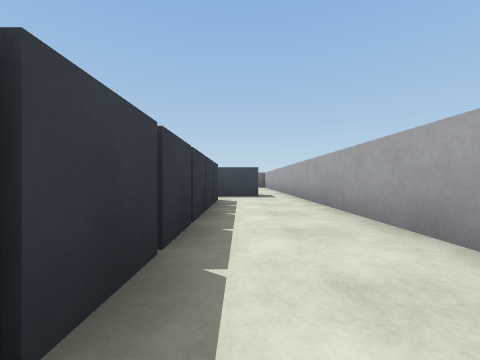
[1] (above)

15 first-person views from a walk through a Webots world. The camera is 0.09 m above the floor, looks level and sees 90° across. The floor is counted in squares, 0.2 m on a side. Each view is taken from the middle of a square. On the plan, view 1 faces up. The plan holds only what a view shows up to about 9 squares ahead; the rest is blank. Robots are left out. Simple shapes and patterns stand in for the simulator's stock objects.

[2]
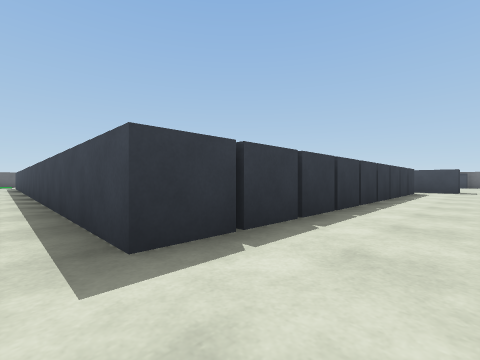

[3]
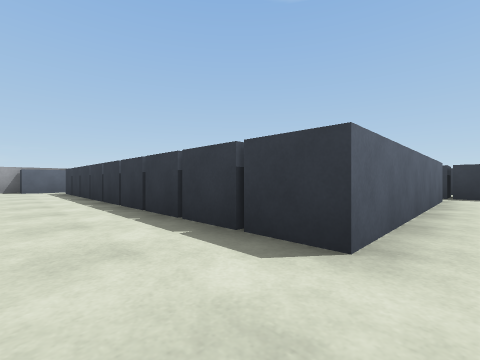

[4]
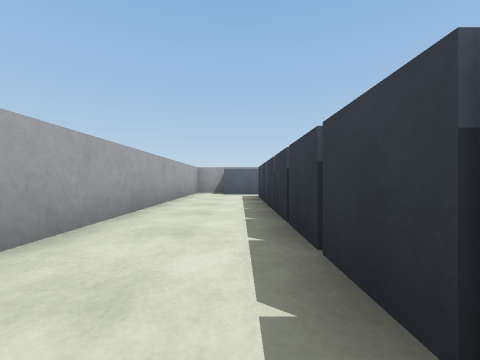

[5]
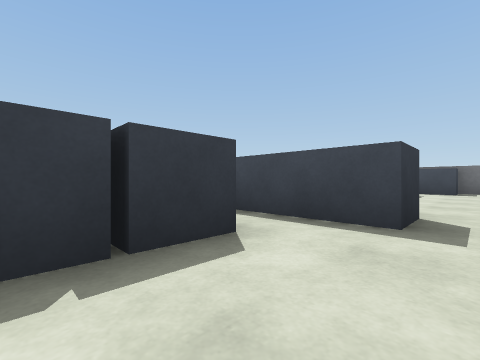

[6]
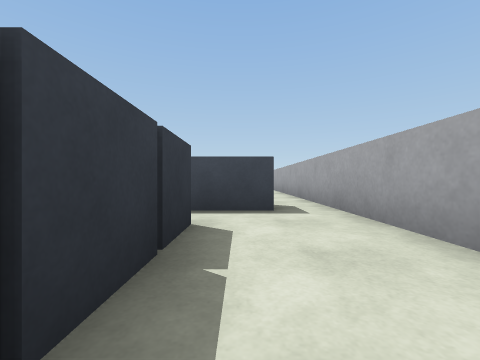

[7]
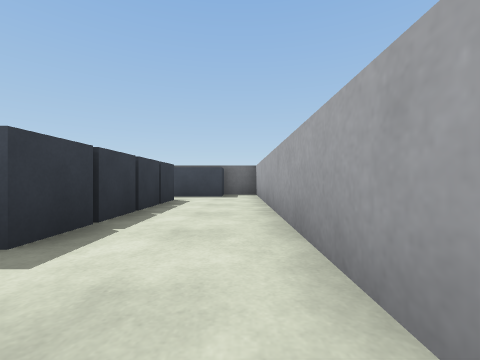

[8]
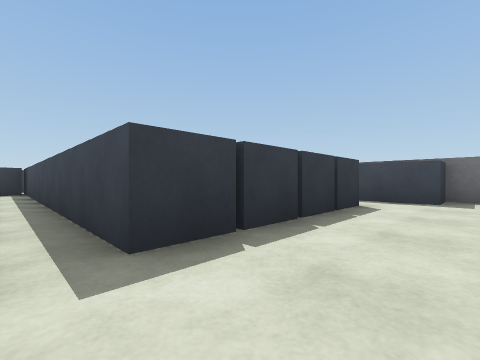

[9]
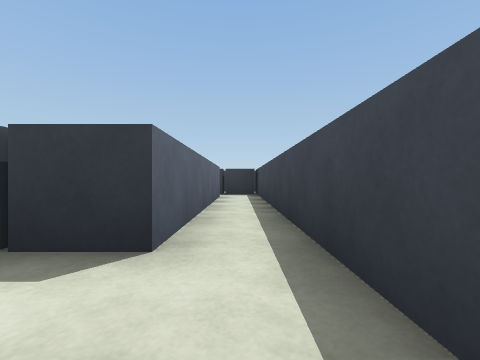

[10]
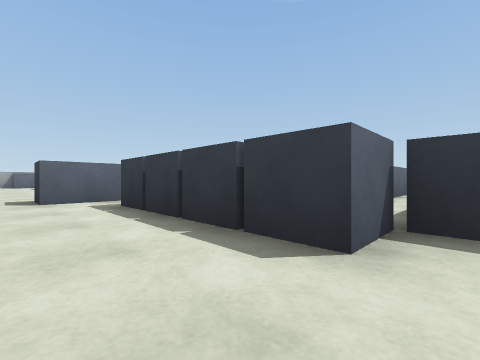

[11]
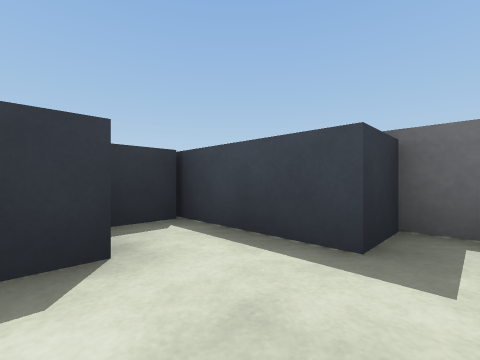

[12]
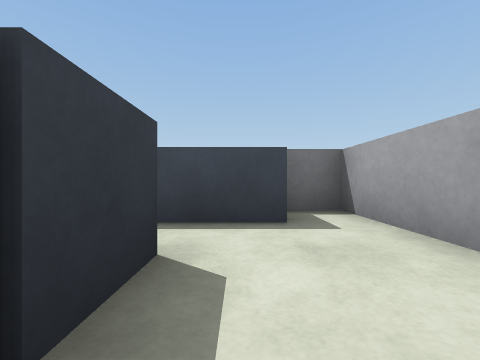

[13]
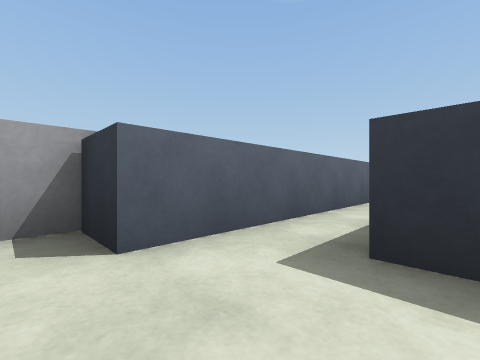

[14]
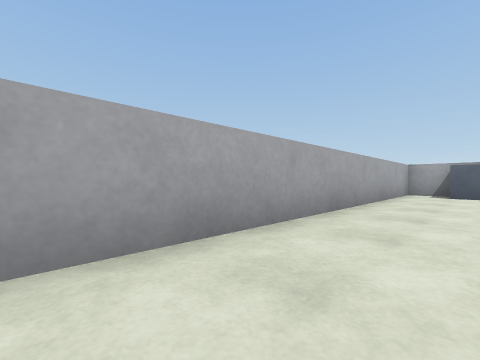

[15]
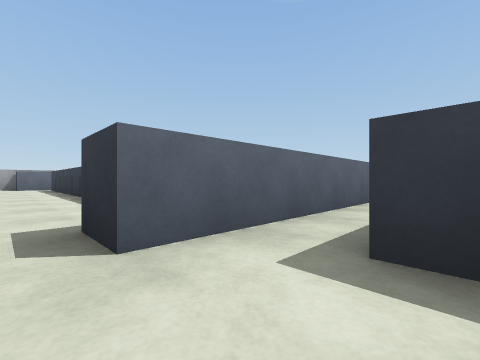

### Floor plan
Points are (right, up) in squares from view 1. A wall is a line through its corners. A room is listed if a view was taken in it or the views show most of it. See-through windows are left out.
Room 1 (views 1, 2, 3, 4, 5, 6, 7, 8, 9, 10, 11, 12, 13, 14, 15)
walls: (-5.5, 5.5) (-0.5, 5.5) (-0.5, -3.4) (-11, -3.4); (-4.2, 7.5) (0.5, 7.5) (0.5, 6.6) (-6.5, 6.6) (-6.5, 5.4); (-4.2, -4.5) (0.5, -4.5) (0.5, -5.5) (1.5, -5.5) (1.5, 14.5) (0.5, 14.5) (0.5, 13.6) (-1.5, 13.6) (-1.5, 12.5) (-0.5, 12.5) (-0.5, 8.6) (-8.5, 8.6) (-8.5, 8)

Where each view was taken, in squares from view 1:
view 1: 0 up, 0 right, facing up
view 2: 4 down, 1 right, facing up-left
view 3: 6 up, 1 right, facing down-left
view 4: 3 up, 0 right, facing down
view 5: 4 up, 1 right, facing up-left
view 6: 3 up, 0 right, facing up
view 7: 7 up, 1 right, facing up
view 8: 8 up, 1 right, facing up-left
view 9: 6 up, 1 right, facing left
view 10: 13 up, 1 right, facing down-left
view 11: 12 up, 1 right, facing up-left
view 12: 11 up, 0 right, facing up
view 13: 3 down, 1 right, facing down-left
view 14: 3 up, 0 right, facing down-right
view 15: 9 up, 1 right, facing down-left
